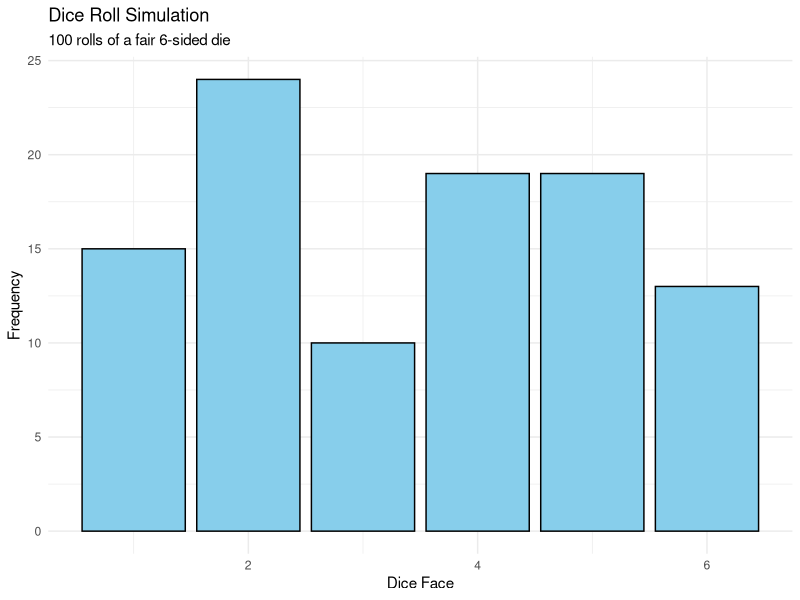

Reproduce this figure in R.
# Fun Dice Roller in R!

# 1. Set up the dice roll function
roll_dice <- function(num_rolls = 10) {
  # Roll a fair 6-sided die 'num_rolls' times
  rolls <- sample(1:6, size = num_rolls, replace = TRUE)
  return(rolls)
}

# 2. Roll the dice 100 times!
set.seed(42) # Ensures reproducibility (so we can "cheat" a little)
dice_rolls <- roll_dice(100)

# 3. Visualize the result
library(ggplot2)
ggplot(data.frame(roll = dice_rolls), aes(x = roll)) +
  geom_bar(fill = "skyblue", color = "black") +
  theme_minimal() +
  labs(
    title = "Dice Roll Simulation",
    subtitle = "100 rolls of a fair 6-sided die",
    x = "Dice Face",
    y = "Frequency"
  )

# 4. Fun message
cat("The dice has been rolled! Let's see if you're lucky today... 🎲\n")
